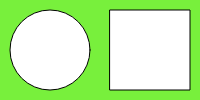
Frame 1 (no input)
Frame 60 (no input): identical to frame 1, image omitted
Frame 120 (the mouse pressed at the canvas centre since frame 60): identical to frame 1, image omitted

The p5.js sketch that drew this single still picture (run headless with seeded random() and noise() and a simulated clock; from frame 60 on, the mouse is pressed at the canvas centre):

// p5.js sketch
// ── sketch.js
//Kenneth Gornor CSC 2463 Assignment 1
//Green circle and square
//Due 25th Jan, 2022
function setup() {
  createCanvas(200, 100);
}
function draw() {
  background(120, 240, 60);
  circle(50, 50, 80);
  square(110, 10, 80);
}
